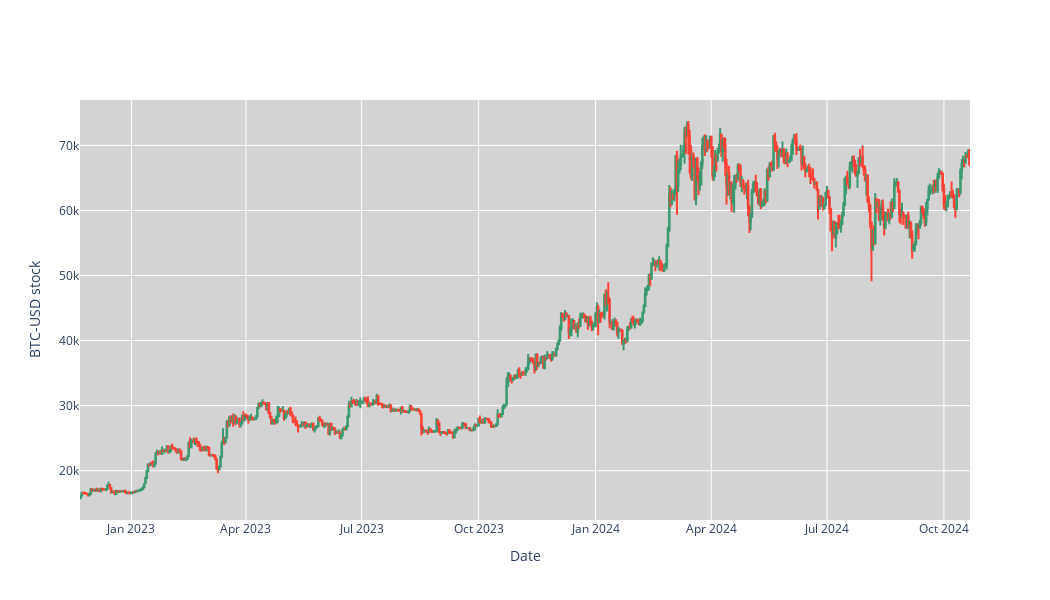

This figure's notebook cell:
### Code cell
#Candlestick
fig = go.Figure(data=[go.Candlestick(x=stock_data.index, open = stock_data['Open'], close=stock_data['Close'], high = stock_data['High'], low=stock_data['Low'])])
fig.update_layout(xaxis_rangeslider_visible=False, yaxis_title=f'{ticker} stock', xaxis_title='Date', plot_bgcolor='lightgrey',
                  width=1050, height = 600)
fig.show()
#Save it to the folder
fig.write_image('./images/Candlestick.png')

### Figure 1 — Plotly figure (JSON) as saved in the notebook; plotly's stock layout.template omitted (floating-point values rounded to 4 significant figures; data arrays with more than 128 entries replaced by an {"elided": "..."} marker saying what was removed)
{"data": [{"close": {"elided": "700 float values"}, "high": {"elided": "700 float values"}, "low": {"elided": "700 float values"}, "open": {"elided": "700 float values"}, "type": "candlestick", "x": {"elided": "700 str values"}}], "layout": {"height": 600, "plot_bgcolor": "lightgrey", "width": 1050, "xaxis": {"rangeslider": {"visible": false}, "title": {"text": "Date"}}, "yaxis": {"title": {"text": "BTC-USD stock"}}}}
